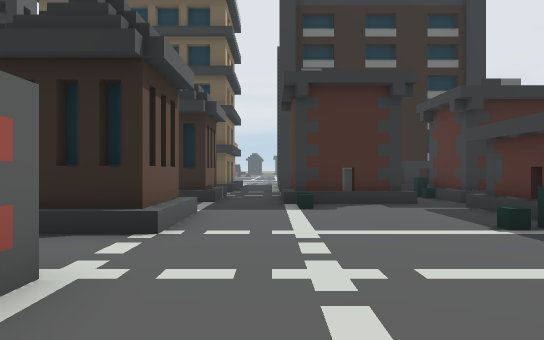
View 1 (above)

24 first-person views from a walk through a scene from a Unity 3-D project. The camera is 1.4 m above the floor, looks level and sees 70° across. The floor is counted in squares, 2 m on a side. Each view is taken from the middle of a square. On the plan, view 1 faces up. The plan holds only what a view shows up to about 11 squares ahead; the rest is blank. The place goes on beyond the plan.

View 2
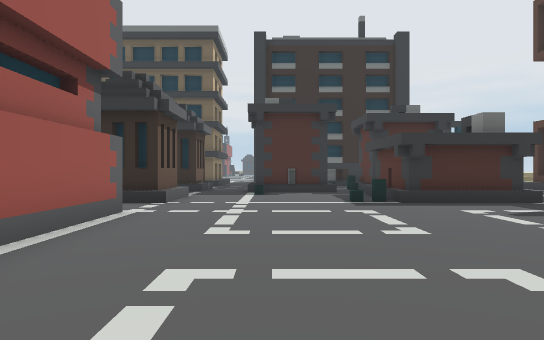

View 3
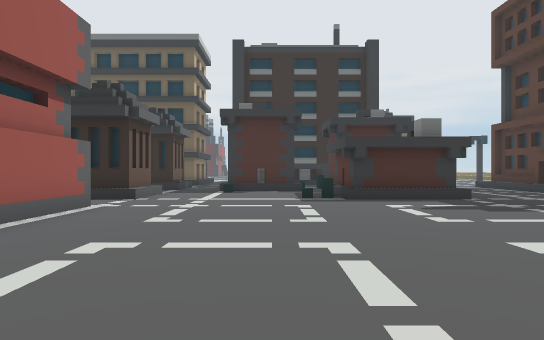

View 4
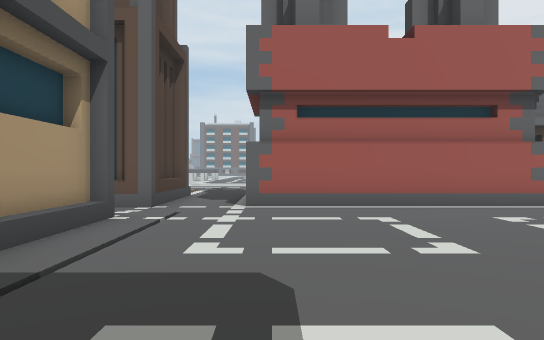

View 5
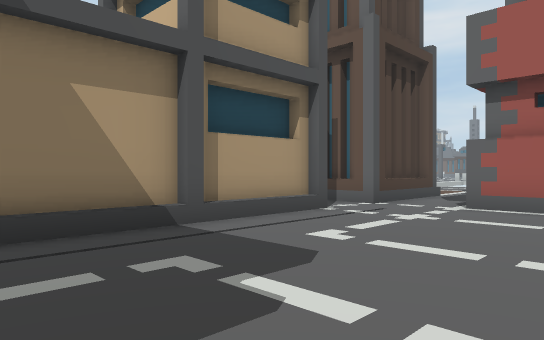

View 6
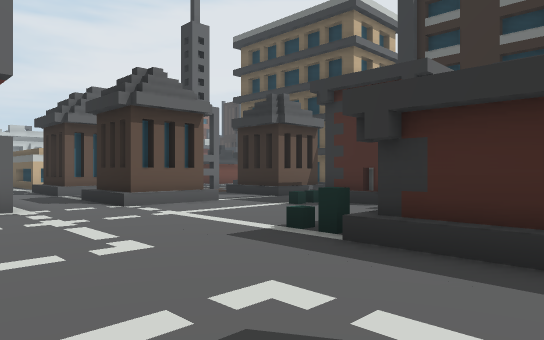

View 7
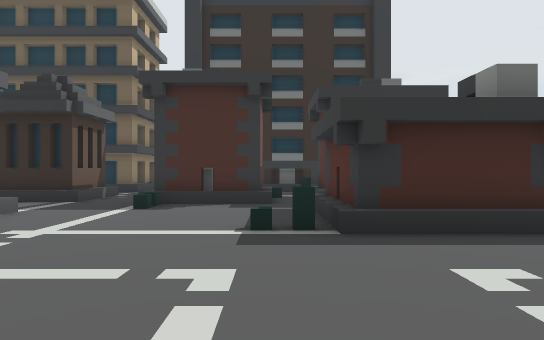

View 8
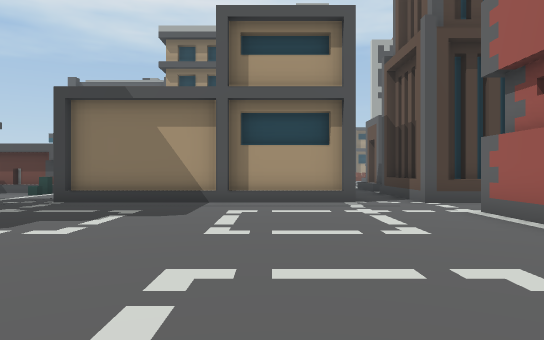

View 9
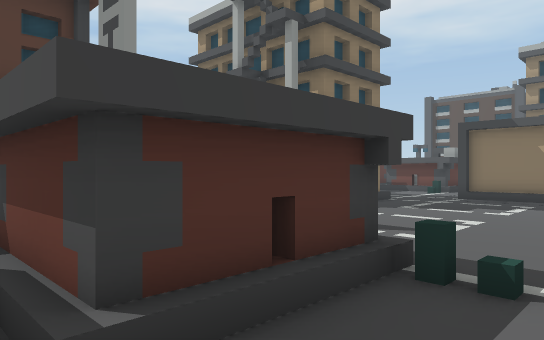

View 10
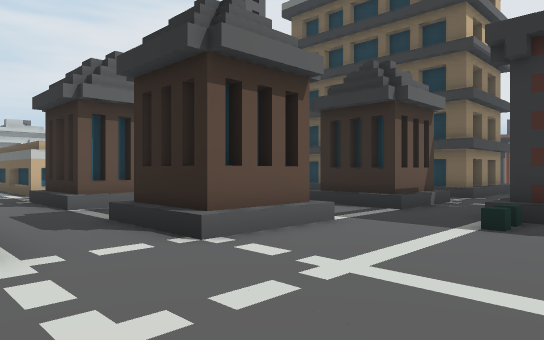

View 11
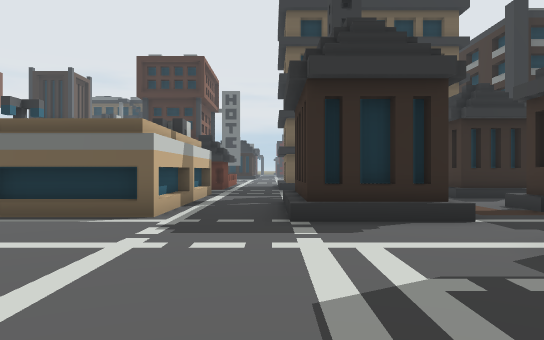

View 12
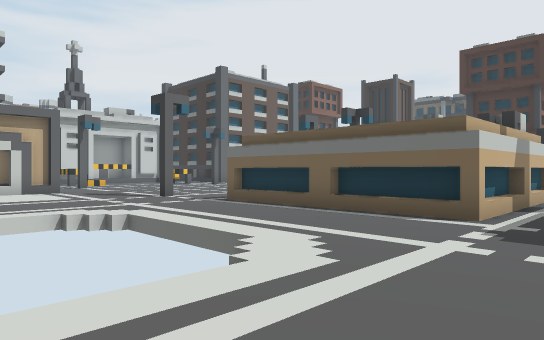

View 13
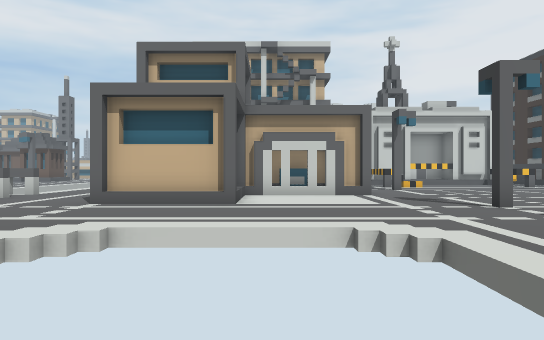

View 14
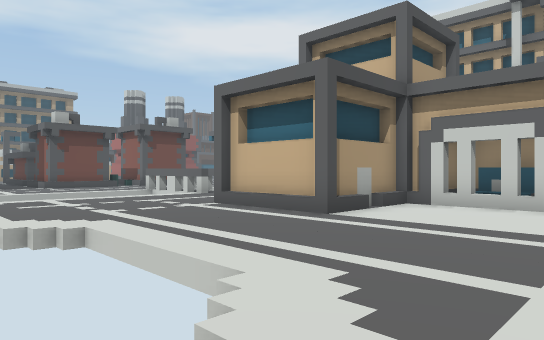

View 15
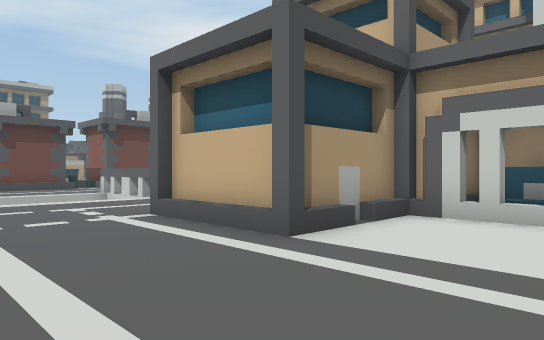

View 16
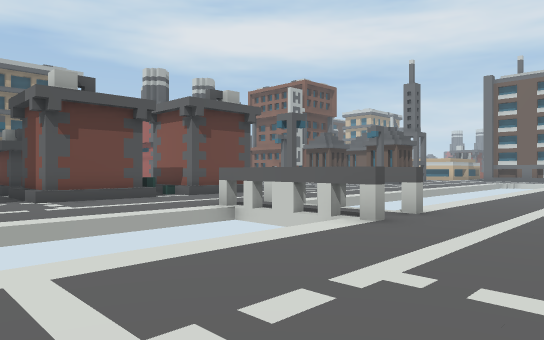

View 17
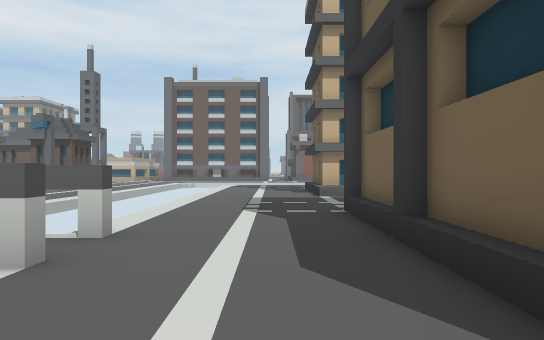

View 18
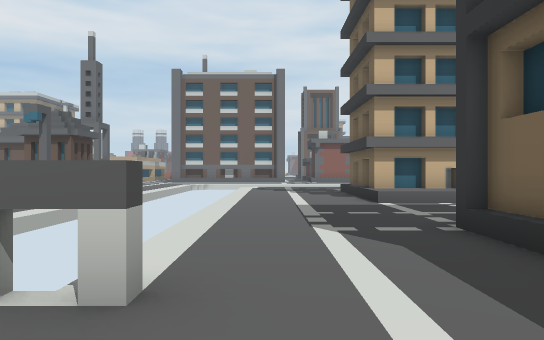

View 19
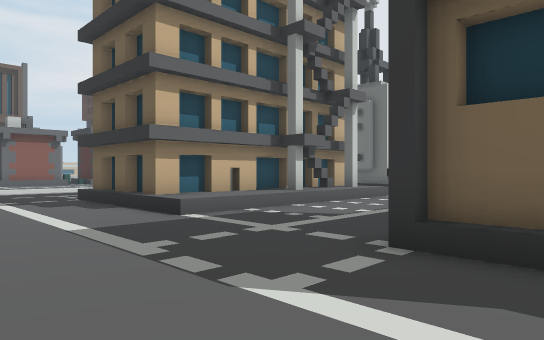

View 20
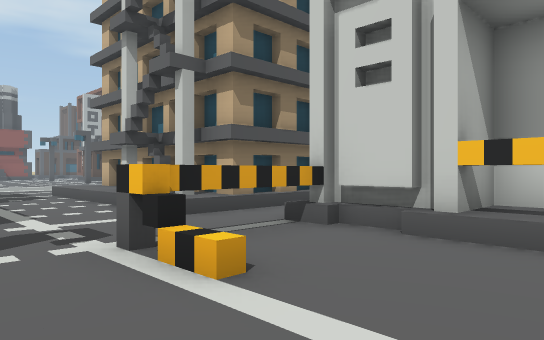

View 21
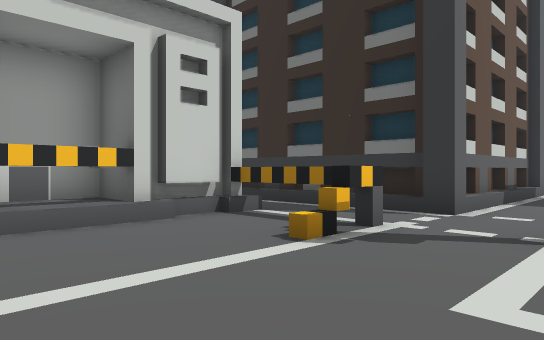

View 22
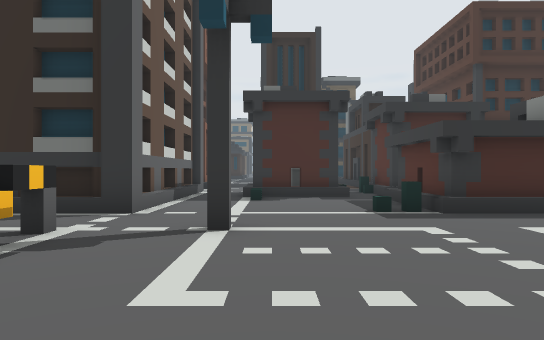

View 23
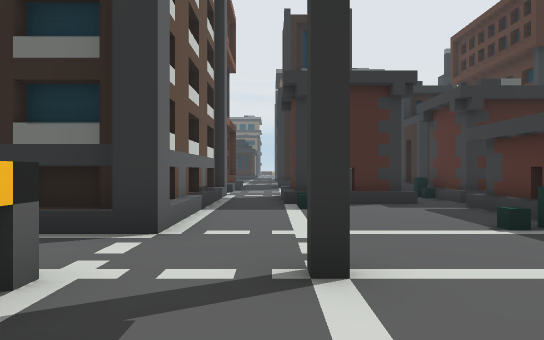

View 24
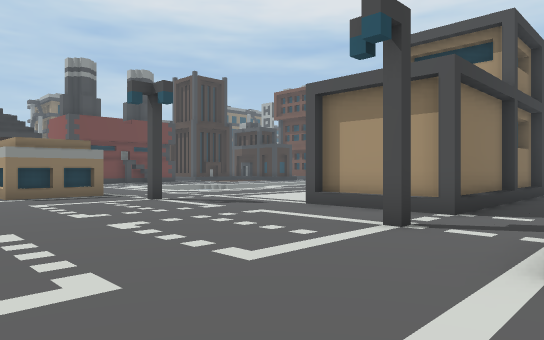

### Floor plan
Key: @ floor where view 1 was taken; # wall or solid block; . floor; / step, stairs or slope; ^ raised ledge; B building.
Columns run from 30 left of view 1 to 6 right of it. Each row starts with its distance up from view 1.
 18     B  B  BBB
 17     B  BB  BB
 16     B
 15     B     B
 14     B     B B               B
 13 BBBBB     BBB              BB   BBB
 12
 11   ....B
 10  ##^^..             B      BB  BB BBB
  9 ##/...             BB      BB  BB  BB
  8 ##/....             B           /
  7 ##/...         BBB  B  B          BBB
  6 ##/... .       B    B  BB  BB     B B
  5  ##^^.         BBBBBB  BB  BB     BBB
  4  .....B
  3               ........        .......
  2 BBB    BBB    .........    BB .......
  1  B     BBB    ..    ...    BB .......
  0  BB    BBB    ..    ..     BB @......
 -1  B     BBBBBB ..      .    BB .......
 -2  B     B B B  ..           BB .......
 -3 BB     BBBBBB ...        BBBB .......
 -4            .B ...             .......
 -5 .................               .
 -6 ................          BBB  BBBBBB
 -7 .........^^.....            B    B
 -8          ^#                 B    B
 -9          ^#
-10     .....^^....
-11        ........
-12         .......
-13
-14           BBB
-15             B

Where each view was taken, in squares from view 1:
view 1: 0 up, 0 right, facing up
view 2: 4 down, 1 right, facing up
view 3: 5 down, 2 right, facing up
view 4: 3 down, 6 right, facing left
view 5: 1 down, 6 right, facing down-left
view 6: 1 up, 6 right, facing up-left
view 7: 0 up, 3 right, facing up
view 8: 3 up, 2 right, facing down
view 9: 8 up, 2 right, facing down-right
view 10: 2 up, 2 right, facing up-left
view 11: 1 down, 8 left, facing up
view 12: 1 down, 8 left, facing up-left
view 13: 0 up, 10 left, facing left
view 14: 3 up, 13 left, facing down-left
view 15: 2 up, 15 left, facing down-left
view 16: 4 down, 15 left, facing down-left
view 17: 5 down, 17 left, facing left
view 18: 6 down, 19 left, facing left
view 19: 7 down, 22 left, facing up-left
view 20: 8 up, 24 left, facing down-left
view 21: 6 up, 23 left, facing up-left
view 22: 6 up, 23 left, facing up
view 23: 8 up, 24 left, facing up
view 24: 9 up, 26 left, facing down-right
